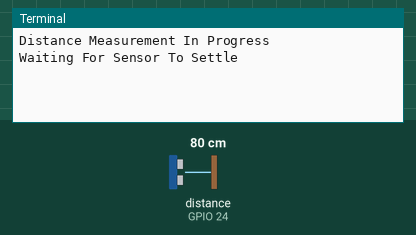
This program was run on a simulated Raspberry Pi (BCM pin numbers). On the bench: the last lines printed to the terminal. The inputs (shaded band) are chosen by the test bench; at power-on: distance to the obstacle (sensor on GPIO 24) 80 cm. The echo pulse lasts 58.3 µs per cm; the clock reads 2024-03-15 10:24:30 at power-on unless the program sets it.

Above: at 1.2 s.
1.3 s: distance to the obstacle (sensor on GPIO 24) set to 2 cm
At 2.7 s:
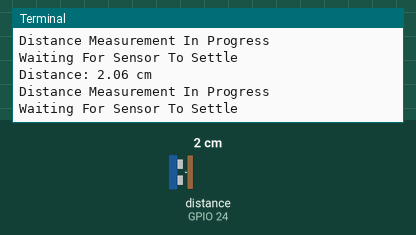
5.5 s: distance to the obstacle (sensor on GPIO 24) set to 4 cm
At 7.1 s:
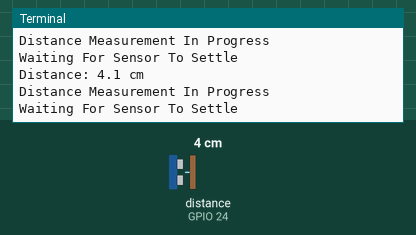

Measured:
- after the input at 1.3 s, the terminal: prints a new line after 0.70 s (image 1)
- after the input at 5.5 s, the terminal: prints a new line after 0.51 s (image 2)

The program:

ultrasonic.py
```python
import RPi.GPIO as GPIO
import time
GPIO.setmode(GPIO.BCM)
TRIG = 23
ECHO = 24
while(1):
    print "Distance Measurement In Progress"

    GPIO.setup(TRIG,GPIO.OUT)
    GPIO.setup(ECHO,GPIO.IN)

    GPIO.output(TRIG, False)
    print "Waiting For Sensor To Settle"
    time.sleep(2)

    GPIO.output(TRIG,True)
    time.sleep(0.00001)
    GPIO.output(TRIG,False)
    while GPIO.input(ECHO)==0:
        pulse_start = time.time()

    while GPIO.input(ECHO)==1:
        pulse_end = time.time()
    pulse_duration = pulse_end - pulse_start
    distance = pulse_duration * 17150
    distance = round(distance, 2)
    print "Distance:",distance,"cm"
GPIO.cleanup()
```
